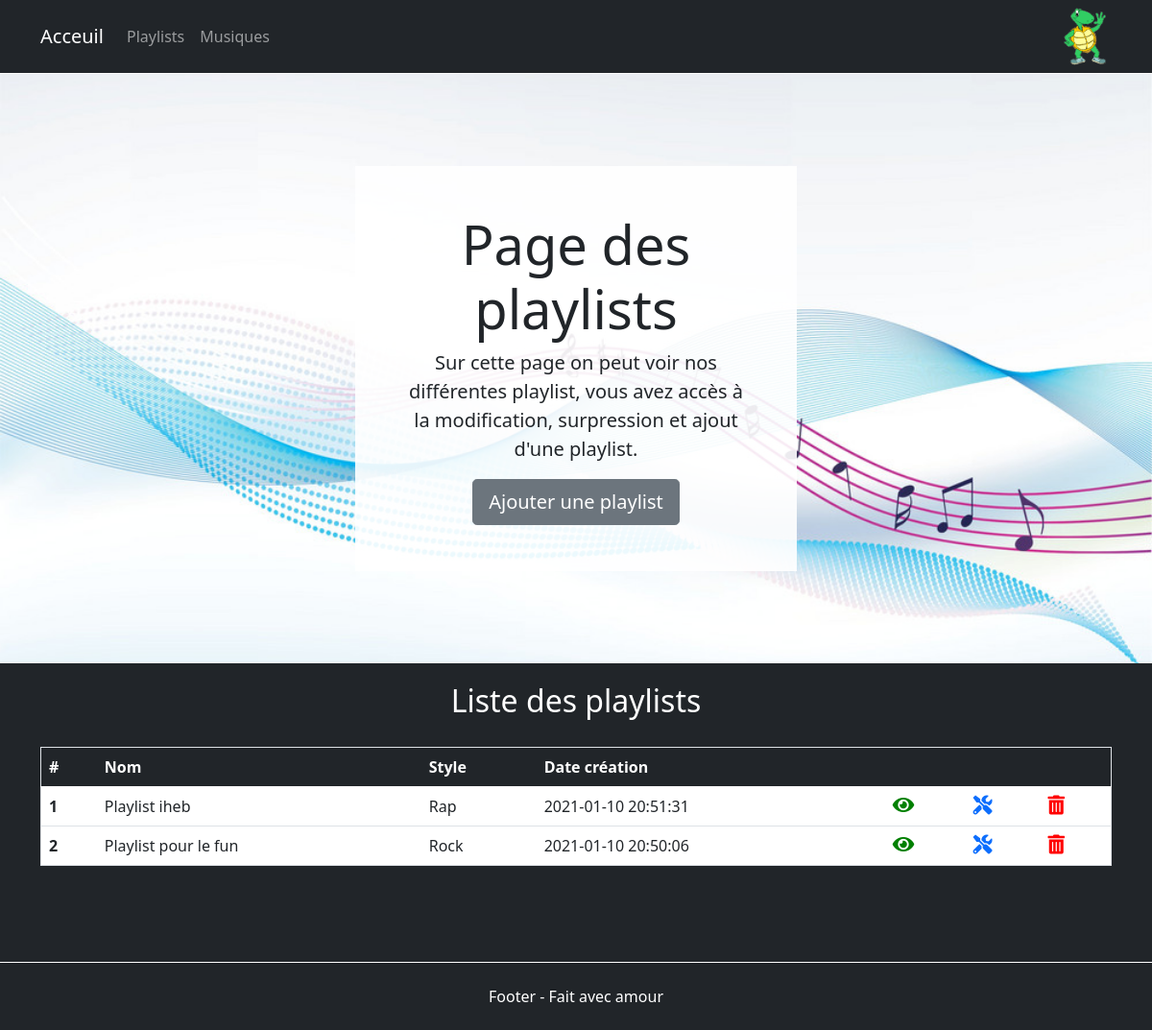
Screenshot of /index.php?page=playlists with the database file from the repository.
### tables this page shows
CREATE TABLE `playlist` (
  `id` int(11) NOT NULL,
  `nom` varchar(255) NOT NULL,
  `date_creation` datetime DEFAULT CURRENT_TIMESTAMP,
  `style` varchar(255) NOT NULL
);

### views/template.php (called while the page is built)
<?php
require_once("header.php");
require_once("nav.php");
require_once($file);
require_once("footer.php");

### controllers/playlists.controller.php (called while the page is built, shortened)
<?php
function afficherPlaylists() {
    $playlist = new Playlist();
    $data = $playlist->getPlaylists();
    $file = "playlist/playlists.php";
    require_once("views/template.php");
}

### models/Playlist.php (called while the page is built, shortened)
<?php
class Playlist extends Manager{
    public function getPlaylists()
    {
        $db = $this->dbConnect();
        $rq = $db->prepare('SELECT * FROM playlist ORDER BY id DESC');
        $rq->execute(array());
        return $rq;
    }
}

### views/playlist/playlists.php (the view, shortened to what this page needs)
<div class="content">
    <div class="position-relative overflow-hidden p-3 p-md-5 text-center bg-light haut">
        <div class="col-md-5 p-lg-5 mx-auto my-5 filter-blanc">
        <h1 class="display-4 fw-normal">Page des playlists</h1>
        <p class="lead fw-normal">Sur cette page on peut voir nos différentes playlist, vous avez accès à la modification, surpression et ajout d'une playlist.</p>
        <a class="btn btn-secondary btn-lg" href="index.php?page=playlists&form=add">Ajouter une playlist</a>
        </div>
    </div>
    <h2>Liste des playlists</h2>
    <div class="container">
        <table class="table">
        <thead class="table-dark">
        <tr>
            <th scope="col">#</th>
            <th scope="col">Nom</th>
            <th scope="col">Style</th>
            <th scope="col">Date création</th>
            <th scope="col"></th>
            <th scope="col"></th>
            <th scope="col"></th>
        </tr>
        </thead>
        <tbody>
        <?php
            $i = 1;
            while($row = $data->fetch()) {
            ?>
        <a href="index.php?page=playlists&id=<?= $row['id']; ?>">
            <tr>
                <th scope="row"><?= $i?></th>
                <td><?= $row['nom'];?></td>
                <td><?= $row['style'];?></td>
                <td><?= $row['date_creation'];?></td>
                <td><a href="index.php?page=playlists&action=association&id=<?= $row['id']; ?>"><i class="fas fa-eye green"></i></a></td>
                <td><a href="index.php?page=playlists&action=update&id=<?= $row['id']; ?>"><i class="fas fa-tools"></i></a></td>
                <td><a href="index.php?page=playlists&action=delete&id=<?= $row['id']; ?>"><i class="fas fa-trash-alt red"></i></a></td>
            </tr>
        </a>
        <?php
            $i = $i +1;
            }
        ?>
        </tbody>
        </table>
    </div>
</div>

### views/css/style.css (style rules this page uses)
body { background-color: #212529; }
.haut { background: url("../img/background.jpg") center no-repeat; background-size: cover; }
.green { color: green; }
.red { color:red; }
i { font-size: 20px; }
.filter-blanc { background-color: rgba(255, 255, 255, 0.9); }
.content { min-height: 72vh; }
table { border: 1px solid white; }
tr { background-color: white; }
h2 { color: white; text-align: center; padding-top: 20px; padding-bottom: 20px; }

### rows the page displays
playlist: nom "Playlist iheb", style "Rap", date_creation "2021-01-10 20:51:31"
playlist: nom "Playlist pour le fun", style "Rock", date_creation "2021-01-10 20:50:06"
